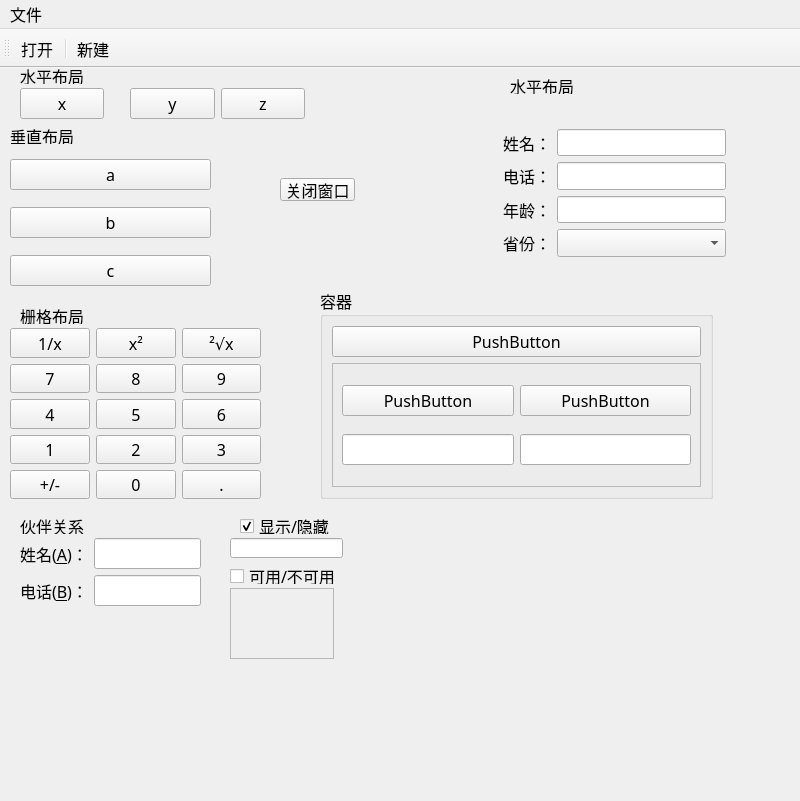
<?xml version="1.0" encoding="UTF-8"?>
<ui version="4.0">
 <class>MainWindow</class>
 <widget class="QMainWindow" name="MainWindow">
  <property name="geometry">
   <rect>
    <x>0</x>
    <y>0</y>
    <width>800</width>
    <height>801</height>
   </rect>
  </property>
  <property name="sizePolicy">
   <sizepolicy hsizetype="Maximum" vsizetype="Preferred">
    <horstretch>0</horstretch>
    <verstretch>0</verstretch>
   </sizepolicy>
  </property>
  <property name="font">
   <font>
    <family>微软雅黑</family>
    <pointsize>12</pointsize>
   </font>
  </property>
  <property name="windowTitle">
   <string>MainWindow</string>
  </property>
  <widget class="QWidget" name="centralwidget">
   <widget class="QWidget" name="layoutWidget">
    <property name="geometry">
     <rect>
      <x>20</x>
      <y>20</y>
      <width>285</width>
      <height>31</height>
     </rect>
    </property>
    <layout class="QHBoxLayout" name="horizontalLayout">
     <item>
      <widget class="QPushButton" name="pushButton">
       <property name="text">
        <string>x</string>
       </property>
      </widget>
     </item>
     <item>
      <spacer name="horizontalSpacer">
       <property name="orientation">
        <enum>Qt::Horizontal</enum>
       </property>
       <property name="sizeType">
        <enum>QSizePolicy::Fixed</enum>
       </property>
       <property name="sizeHint" stdset="0">
        <size>
         <width>20</width>
         <height>20</height>
        </size>
       </property>
      </spacer>
     </item>
     <item>
      <widget class="QPushButton" name="pushButton_2">
       <property name="text">
        <string>y</string>
       </property>
      </widget>
     </item>
     <item>
      <widget class="QPushButton" name="pushButton_3">
       <property name="text">
        <string>z</string>
       </property>
      </widget>
     </item>
    </layout>
   </widget>
   <widget class="QLabel" name="label_4">
    <property name="geometry">
     <rect>
      <x>10</x>
      <y>60</y>
      <width>81</width>
      <height>16</height>
     </rect>
    </property>
    <property name="text">
     <string>垂直布局</string>
    </property>
   </widget>
   <widget class="QLabel" name="label_5">
    <property name="geometry">
     <rect>
      <x>20</x>
      <y>0</y>
      <width>81</width>
      <height>16</height>
     </rect>
    </property>
    <property name="text">
     <string>水平布局</string>
    </property>
   </widget>
   <widget class="QLabel" name="label_6">
    <property name="geometry">
     <rect>
      <x>20</x>
      <y>240</y>
      <width>81</width>
      <height>16</height>
     </rect>
    </property>
    <property name="text">
     <string>栅格布局</string>
    </property>
   </widget>
   <widget class="QLabel" name="label_7">
    <property name="geometry">
     <rect>
      <x>510</x>
      <y>10</y>
      <width>91</width>
      <height>16</height>
     </rect>
    </property>
    <property name="text">
     <string>水平布局</string>
    </property>
   </widget>
   <widget class="QWidget" name="layoutWidget">
    <property name="geometry">
     <rect>
      <x>10</x>
      <y>80</y>
      <width>201</width>
      <height>151</height>
     </rect>
    </property>
    <layout class="QVBoxLayout" name="verticalLayout">
     <item>
      <widget class="QPushButton" name="pushButton_4">
       <property name="text">
        <string>a</string>
       </property>
      </widget>
     </item>
     <item>
      <widget class="QPushButton" name="pushButton_5">
       <property name="text">
        <string>b</string>
       </property>
      </widget>
     </item>
     <item>
      <widget class="QPushButton" name="pushButton_6">
       <property name="text">
        <string>c</string>
       </property>
      </widget>
     </item>
    </layout>
   </widget>
   <widget class="QWidget" name="layoutWidget">
    <property name="geometry">
     <rect>
      <x>10</x>
      <y>260</y>
      <width>251</width>
      <height>171</height>
     </rect>
    </property>
    <layout class="QGridLayout" name="gridLayout">
     <item row="4" column="2">
      <widget class="QPushButton" name="pushButton_19">
       <property name="font">
        <font>
         <family>微软雅黑</family>
         <pointsize>12</pointsize>
        </font>
       </property>
       <property name="text">
        <string>.</string>
       </property>
      </widget>
     </item>
     <item row="3" column="1">
      <widget class="QPushButton" name="pushButton_15">
       <property name="font">
        <font>
         <family>微软雅黑</family>
         <pointsize>12</pointsize>
        </font>
       </property>
       <property name="text">
        <string>2</string>
       </property>
      </widget>
     </item>
     <item row="3" column="2">
      <widget class="QPushButton" name="pushButton_16">
       <property name="font">
        <font>
         <family>微软雅黑</family>
         <pointsize>12</pointsize>
        </font>
       </property>
       <property name="text">
        <string>3</string>
       </property>
      </widget>
     </item>
     <item row="1" column="1">
      <widget class="QPushButton" name="pushButton_10">
       <property name="text">
        <string>8</string>
       </property>
      </widget>
     </item>
     <item row="1" column="2">
      <widget class="QPushButton" name="pushButton_11">
       <property name="font">
        <font>
         <family>微软雅黑</family>
         <pointsize>12</pointsize>
        </font>
       </property>
       <property name="text">
        <string>9</string>
       </property>
      </widget>
     </item>
     <item row="2" column="2">
      <widget class="QPushButton" name="pushButton_14">
       <property name="font">
        <font>
         <family>微软雅黑</family>
         <pointsize>12</pointsize>
        </font>
       </property>
       <property name="text">
        <string>6</string>
       </property>
      </widget>
     </item>
     <item row="3" column="0">
      <widget class="QPushButton" name="pushButton_17">
       <property name="font">
        <font>
         <family>微软雅黑</family>
         <pointsize>12</pointsize>
        </font>
       </property>
       <property name="text">
        <string>1</string>
       </property>
      </widget>
     </item>
     <item row="1" column="0">
      <widget class="QPushButton" name="pushButton_9">
       <property name="font">
        <font>
         <family>微软雅黑</family>
         <pointsize>12</pointsize>
        </font>
       </property>
       <property name="text">
        <string>7</string>
       </property>
      </widget>
     </item>
     <item row="2" column="1">
      <widget class="QPushButton" name="pushButton_12">
       <property name="font">
        <font>
         <family>微软雅黑</family>
         <pointsize>12</pointsize>
        </font>
       </property>
       <property name="text">
        <string>5</string>
       </property>
      </widget>
     </item>
     <item row="2" column="0">
      <widget class="QPushButton" name="pushButton_13">
       <property name="font">
        <font>
         <family>微软雅黑</family>
         <pointsize>12</pointsize>
        </font>
       </property>
       <property name="text">
        <string>4</string>
       </property>
      </widget>
     </item>
     <item row="0" column="0">
      <widget class="QPushButton" name="pushButton_20">
       <property name="font">
        <font>
         <family>微软雅黑</family>
         <pointsize>12</pointsize>
        </font>
       </property>
       <property name="text">
        <string>1/x</string>
       </property>
      </widget>
     </item>
     <item row="4" column="1">
      <widget class="QPushButton" name="pushButton_18">
       <property name="font">
        <font>
         <family>微软雅黑</family>
         <pointsize>12</pointsize>
        </font>
       </property>
       <property name="text">
        <string>0</string>
       </property>
      </widget>
     </item>
     <item row="4" column="0">
      <widget class="QPushButton" name="pushButton_21">
       <property name="font">
        <font>
         <family>微软雅黑</family>
         <pointsize>12</pointsize>
        </font>
       </property>
       <property name="text">
        <string>+/-</string>
       </property>
      </widget>
     </item>
     <item row="0" column="1">
      <widget class="QPushButton" name="pushButton_22">
       <property name="font">
        <font>
         <family>微软雅黑</family>
         <pointsize>12</pointsize>
        </font>
       </property>
       <property name="text">
        <string>x²</string>
       </property>
      </widget>
     </item>
     <item row="0" column="2">
      <widget class="QPushButton" name="pushButton_23">
       <property name="font">
        <font>
         <family>微软雅黑</family>
         <pointsize>12</pointsize>
        </font>
       </property>
       <property name="text">
        <string>²√x</string>
       </property>
      </widget>
     </item>
    </layout>
   </widget>
   <widget class="QGroupBox" name="groupBox">
    <property name="geometry">
     <rect>
      <x>320</x>
      <y>220</y>
      <width>393</width>
      <height>211</height>
     </rect>
    </property>
    <property name="title">
     <string>容器</string>
    </property>
    <layout class="QGridLayout" name="gridLayout_2">
     <item row="0" column="0">
      <widget class="QPushButton" name="pushButton_8">
       <property name="text">
        <string>PushButton</string>
       </property>
      </widget>
     </item>
     <item row="1" column="0">
      <widget class="QFrame" name="frame">
       <property name="frameShape">
        <enum>QFrame::StyledPanel</enum>
       </property>
       <property name="frameShadow">
        <enum>QFrame::Raised</enum>
       </property>
       <layout class="QGridLayout" name="gridLayout_3">
        <item row="0" column="1">
         <widget class="QPushButton" name="pushButton_24">
          <property name="text">
           <string>PushButton</string>
          </property>
         </widget>
        </item>
        <item row="0" column="0">
         <widget class="QPushButton" name="pushButton_7">
          <property name="text">
           <string>PushButton</string>
          </property>
         </widget>
        </item>
        <item row="1" column="0">
         <widget class="QLineEdit" name="lineEdit_4"/>
        </item>
        <item row="1" column="1">
         <widget class="QLineEdit" name="lineEdit_5"/>
        </item>
       </layout>
      </widget>
     </item>
    </layout>
   </widget>
   <widget class="QWidget" name="layoutWidget">
    <property name="geometry">
     <rect>
      <x>503</x>
      <y>61</y>
      <width>223</width>
      <height>128</height>
     </rect>
    </property>
    <layout class="QFormLayout" name="formLayout">
     <item row="0" column="0">
      <widget class="QLabel" name="label_2">
       <property name="text">
        <string>姓名：</string>
       </property>
      </widget>
     </item>
     <item row="0" column="1">
      <widget class="QLineEdit" name="lineEdit"/>
     </item>
     <item row="1" column="0">
      <widget class="QLabel" name="label_3">
       <property name="text">
        <string>电话：</string>
       </property>
      </widget>
     </item>
     <item row="1" column="1">
      <widget class="QLineEdit" name="lineEdit_2">
       <property name="text">
        <string/>
       </property>
      </widget>
     </item>
     <item row="2" column="0">
      <widget class="QLabel" name="label_8">
       <property name="text">
        <string>年龄：</string>
       </property>
      </widget>
     </item>
     <item row="2" column="1">
      <widget class="QLineEdit" name="lineEdit_3">
       <property name="text">
        <string/>
       </property>
      </widget>
     </item>
     <item row="3" column="0">
      <widget class="QLabel" name="label_9">
       <property name="text">
        <string>省份：</string>
       </property>
      </widget>
     </item>
     <item row="3" column="1">
      <widget class="QComboBox" name="comboBox"/>
     </item>
    </layout>
   </widget>
   <widget class="QWidget" name="formLayoutWidget">
    <property name="geometry">
     <rect>
      <x>20</x>
      <y>470</y>
      <width>181</width>
      <height>80</height>
     </rect>
    </property>
    <layout class="QFormLayout" name="formLayout_2">
     <item row="0" column="0">
      <widget class="QLabel" name="label_10">
       <property name="text">
        <string>姓名(&amp;A)：</string>
       </property>
       <property name="buddy">
        <cstring>lineEdit_7</cstring>
       </property>
      </widget>
     </item>
     <item row="0" column="1">
      <widget class="QLineEdit" name="lineEdit_7"/>
     </item>
     <item row="1" column="0">
      <widget class="QLabel" name="label_11">
       <property name="text">
        <string>电话(&amp;B)：</string>
       </property>
       <property name="buddy">
        <cstring>lineEdit_6</cstring>
       </property>
      </widget>
     </item>
     <item row="1" column="1">
      <widget class="QLineEdit" name="lineEdit_6">
       <property name="text">
        <string/>
       </property>
      </widget>
     </item>
    </layout>
   </widget>
   <widget class="QLabel" name="label_12">
    <property name="geometry">
     <rect>
      <x>20</x>
      <y>450</y>
      <width>91</width>
      <height>16</height>
     </rect>
    </property>
    <property name="text">
     <string>伙伴关系</string>
    </property>
   </widget>
   <widget class="QPushButton" name="pushButton_25">
    <property name="geometry">
     <rect>
      <x>280</x>
      <y>110</y>
      <width>75</width>
      <height>23</height>
     </rect>
    </property>
    <property name="text">
     <string>关闭窗口</string>
    </property>
   </widget>
   <widget class="QCheckBox" name="checkBox">
    <property name="enabled">
     <bool>true</bool>
    </property>
    <property name="geometry">
     <rect>
      <x>240</x>
      <y>450</y>
      <width>131</width>
      <height>16</height>
     </rect>
    </property>
    <property name="text">
     <string>显示/隐藏</string>
    </property>
    <property name="checked">
     <bool>true</bool>
    </property>
   </widget>
   <widget class="QLineEdit" name="lineEdit_8">
    <property name="geometry">
     <rect>
      <x>230</x>
      <y>470</y>
      <width>113</width>
      <height>20</height>
     </rect>
    </property>
   </widget>
   <widget class="QCheckBox" name="checkBox_2">
    <property name="enabled">
     <bool>true</bool>
    </property>
    <property name="geometry">
     <rect>
      <x>230</x>
      <y>500</y>
      <width>131</width>
      <height>16</height>
     </rect>
    </property>
    <property name="text">
     <string>可用/不可用</string>
    </property>
    <property name="checked">
     <bool>false</bool>
    </property>
   </widget>
   <widget class="QTextEdit" name="textEdit">
    <property name="enabled">
     <bool>false</bool>
    </property>
    <property name="geometry">
     <rect>
      <x>230</x>
      <y>520</y>
      <width>104</width>
      <height>71</height>
     </rect>
    </property>
   </widget>
  </widget>
  <widget class="QMenuBar" name="menubar">
   <property name="geometry">
    <rect>
     <x>0</x>
     <y>0</y>
     <width>800</width>
     <height>23</height>
    </rect>
   </property>
   <widget class="QMenu" name="menu">
    <property name="title">
     <string>文件</string>
    </property>
    <addaction name="actionOpen"/>
    <addaction name="separator"/>
    <addaction name="actionNew"/>
   </widget>
   <addaction name="menu"/>
  </widget>
  <widget class="QToolBar" name="toolBar">
   <property name="windowTitle">
    <string>toolBar</string>
   </property>
   <attribute name="toolBarArea">
    <enum>TopToolBarArea</enum>
   </attribute>
   <attribute name="toolBarBreak">
    <bool>false</bool>
   </attribute>
   <addaction name="actionOpen"/>
   <addaction name="separator"/>
   <addaction name="actionNew"/>
  </widget>
  <action name="actionOpen">
   <property name="text">
    <string>打开</string>
   </property>
   <property name="toolTip">
    <string>打开文件</string>
   </property>
   <property name="shortcut">
    <string>Ctrl+O</string>
   </property>
  </action>
  <action name="actionNew">
   <property name="text">
    <string>新建</string>
   </property>
   <property name="toolTip">
    <string>新建一个文件</string>
   </property>
   <property name="shortcut">
    <string>Ctrl+N</string>
   </property>
  </action>
 </widget>
 <tabstops>
  <tabstop>pushButton</tabstop>
  <tabstop>pushButton_2</tabstop>
  <tabstop>pushButton_3</tabstop>
  <tabstop>pushButton_4</tabstop>
  <tabstop>pushButton_5</tabstop>
  <tabstop>pushButton_6</tabstop>
  <tabstop>pushButton_20</tabstop>
  <tabstop>pushButton_22</tabstop>
  <tabstop>pushButton_23</tabstop>
  <tabstop>pushButton_9</tabstop>
  <tabstop>pushButton_10</tabstop>
  <tabstop>pushButton_11</tabstop>
  <tabstop>pushButton_13</tabstop>
  <tabstop>pushButton_12</tabstop>
  <tabstop>pushButton_14</tabstop>
  <tabstop>pushButton_17</tabstop>
  <tabstop>pushButton_15</tabstop>
  <tabstop>pushButton_16</tabstop>
  <tabstop>pushButton_21</tabstop>
  <tabstop>pushButton_18</tabstop>
  <tabstop>pushButton_19</tabstop>
  <tabstop>lineEdit</tabstop>
  <tabstop>lineEdit_2</tabstop>
  <tabstop>lineEdit_3</tabstop>
  <tabstop>comboBox</tabstop>
  <tabstop>pushButton_8</tabstop>
  <tabstop>pushButton_7</tabstop>
  <tabstop>lineEdit_4</tabstop>
  <tabstop>pushButton_24</tabstop>
  <tabstop>lineEdit_5</tabstop>
  <tabstop>lineEdit_7</tabstop>
  <tabstop>lineEdit_6</tabstop>
 </tabstops>
 <resources/>
 <connections>
  <connection>
   <sender>pushButton_25</sender>
   <signal>clicked()</signal>
   <receiver>MainWindow</receiver>
   <slot>close()</slot>
   <hints>
    <hint type="sourcelabel">
     <x>307</x>
     <y>148</y>
    </hint>
    <hint type="destinationlabel">
     <x>304</x>
     <y>198</y>
    </hint>
   </hints>
  </connection>
  <connection>
   <sender>checkBox</sender>
   <signal>toggled(bool)</signal>
   <receiver>lineEdit_8</receiver>
   <slot>setVisible(bool)</slot>
   <hints>
    <hint type="sourcelabel">
     <x>285</x>
     <y>480</y>
    </hint>
    <hint type="destinationlabel">
     <x>283</x>
     <y>500</y>
    </hint>
   </hints>
  </connection>
  <connection>
   <sender>checkBox_2</sender>
   <signal>toggled(bool)</signal>
   <receiver>textEdit</receiver>
   <slot>setEnabled(bool)</slot>
   <hints>
    <hint type="sourcelabel">
     <x>312</x>
     <y>531</y>
    </hint>
    <hint type="destinationlabel">
     <x>301</x>
     <y>558</y>
    </hint>
   </hints>
  </connection>
 </connections>
</ui>
